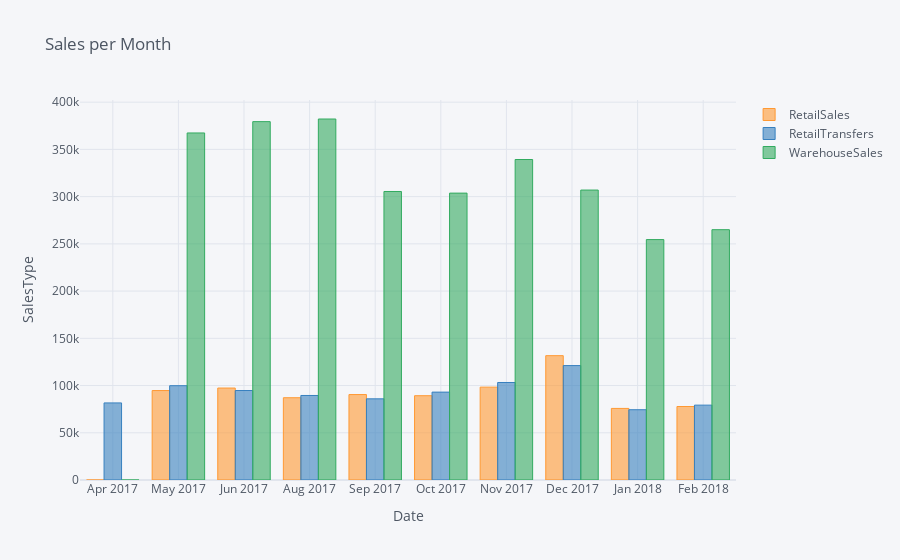

Notebook code cell kept with this figure:
### Markdown cell above
## 4. Plot the same information as above but as a bar chart.

### Code cell
salesmonth.iplot(kind='bar', 
                    x='Timeline', 
                    xTitle='Date',
                    yTitle='SalesType', 
                    title='Sales per Month')

### Figure 1 — Plotly figure (JSON) as saved in the notebook; plotly's stock layout.template omitted (floating-point values rounded to 4 significant figures)
{"data": [{"marker": {"color": "rgba(255, 153, 51, 0.6)", "line": {"color": "rgba(255, 153, 51, 1.0)", "width": 1}}, "name": "RetailSales", "orientation": "v", "text": "", "type": "bar", "x": ["Apr 2017", "May 2017", "Jun 2017", "Aug 2017", "Sep 2017", "Oct 2017", "Nov 2017", "Dec 2017", "Jan 2018", "Feb 2018"], "y": [0, 94690.0, 97360.0, 87110.0, 90450.0, 89240.0, 98320.0, 131600.0, 75790.0, 77800.0]}, {"marker": {"color": "rgba(55, 128, 191, 0.6)", "line": {"color": "rgba(55, 128, 191, 1.0)", "width": 1}}, "name": "RetailTransfers", "orientation": "v", "text": "", "type": "bar", "x": ["Apr 2017", "May 2017", "Jun 2017", "Aug 2017", "Sep 2017", "Oct 2017", "Nov 2017", "Dec 2017", "Jan 2018", "Feb 2018"], "y": [81600.0, 99850.0, 94720.0, 89490.0, 85930.0, 93040.0, 103200.0, 121100.0, 74400.0, 79260.0]}, {"marker": {"color": "rgba(50, 171, 96, 0.6)", "line": {"color": "rgba(50, 171, 96, 1.0)", "width": 1}}, "name": "WarehouseSales", "orientation": "v", "text": "", "type": "bar", "x": ["Apr 2017", "May 2017", "Jun 2017", "Aug 2017", "Sep 2017", "Oct 2017", "Nov 2017", "Dec 2017", "Jan 2018", "Feb 2018"], "y": [0, 367400.0, 379400.0, 382200.0, 305400.0, 303700.0, 339300.0, 307000.0, 254500.0, 265000.0]}], "layout": {"legend": {"bgcolor": "#F5F6F9", "font": {"color": "#4D5663"}}, "paper_bgcolor": "#F5F6F9", "plot_bgcolor": "#F5F6F9", "title": {"font": {"color": "#4D5663"}, "text": "Sales per Month"}, "xaxis": {"gridcolor": "#E1E5ED", "showgrid": true, "tickfont": {"color": "#4D5663"}, "title": {"font": {"color": "#4D5663"}, "text": "Date"}, "zerolinecolor": "#E1E5ED"}, "yaxis": {"gridcolor": "#E1E5ED", "showgrid": true, "tickfont": {"color": "#4D5663"}, "title": {"font": {"color": "#4D5663"}, "text": "SalesType"}, "zerolinecolor": "#E1E5ED"}}}
